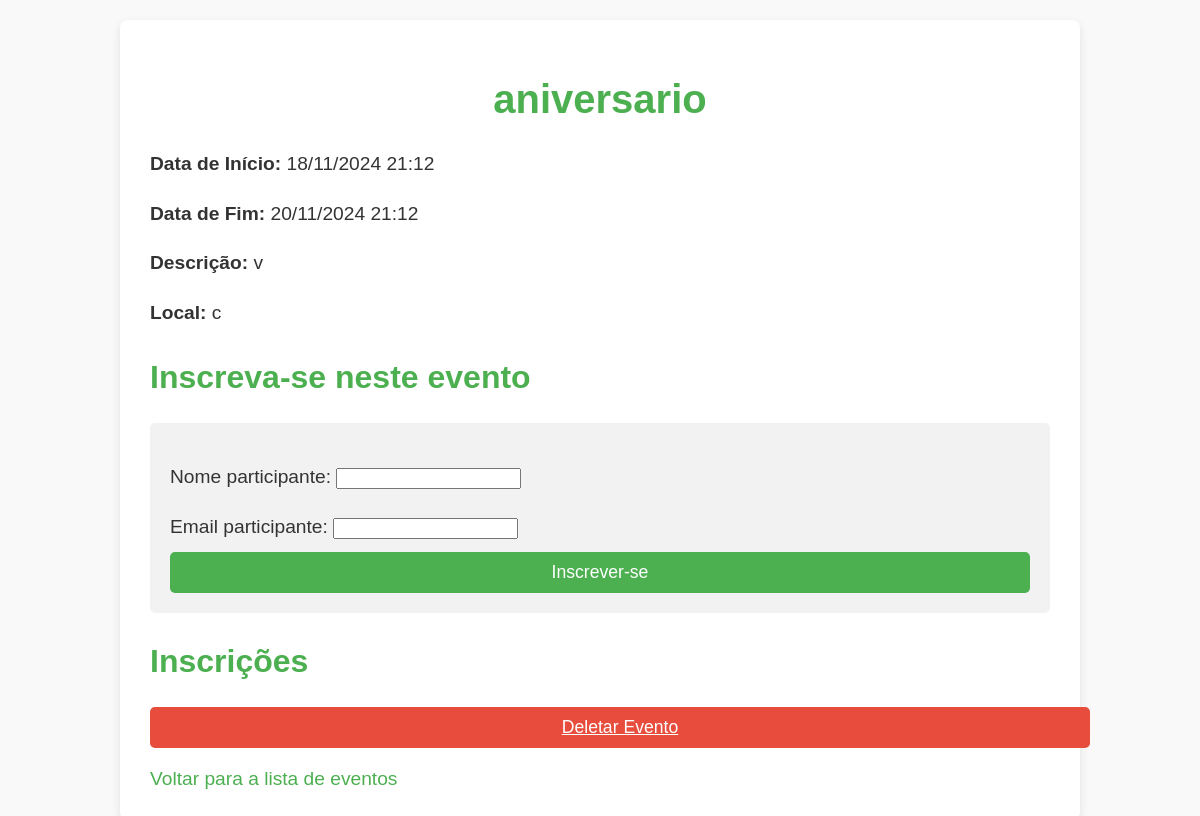
/evento/2/ (signed in), run on the app's committed database.
### events/models.py (models this page shows, shortened)
class Evento(models.Model):
    nome = models.CharField(max_length=200)
    descricao = models.TextField()
    data_inicio = models.DateTimeField()
    data_fim = models.DateTimeField()
    local = models.CharField(max_length=255)
    organizador = models.ForeignKey(User, on_delete=models.CASCADE, default=1)
    class Meta:
        verbose_name = 'Evento'
        verbose_name_plural = 'Eventos'
        ordering = ['data_inicio']

### events/views.py (the view)
# urls.py: path('evento/<int:evento_id>/', views.detalhes_evento, name='detalhes_evento'),
@login_required
def detalhes_evento(request, evento_id):
    evento = get_object_or_404(Evento, id=evento_id)
    inscricoes = evento.inscricoes.all()
    if request.method == 'POST':
        form = InscricaoForm(request.POST, evento=evento)
        if form.is_valid():
            inscricao = form.save(commit=False)
            inscricao.evento = evento
            inscricao.save()
            messages.success(request, "Inscrição realizada com sucesso!")
            return redirect('detalhes_evento', evento_id=evento.id)
    else:
        form = InscricaoForm(evento=evento)
    return render(request, 'events/detalhes_evento.html', {
        'evento': evento,
        'inscricoes': inscricoes,
        'form': form,
    })

### events/forms.py (shortened to what this page needs)
class InscricaoForm(forms.ModelForm):
    class Meta:
        model = Inscricao
        fields = ['nome_participante', 'email_participante']
    def __init__(self, *args, **kwargs):
        self.evento = kwargs.pop('evento', None)
        super(InscricaoForm, self).__init__(*args, **kwargs)

### events/templates/events/detalhes_evento.html (shortened to what this page needs)
<!DOCTYPE html>
<html lang="pt-br">
<head>
</head>
<body>
    <div class="container">
        <header>
            <h1>{{ evento.nome }}</h1>
        </header>
        <main>
            <p><strong>Data de Início:</strong> {{ evento.data_inicio|date:"d/m/Y H:i" }}</p>
            <p><strong>Data de Fim:</strong> {{ evento.data_fim|date:"d/m/Y H:i" }}</p>
            <p><strong>Descrição:</strong> {{ evento.descricao }}</p>
            <p><strong>Local:</strong> {{ evento.local }}</p>
            <h2>Inscreva-se neste evento</h2>
            <form method="post">
                {{ form.as_p }}
                <button type="submit" class="btn btn-green">Inscrever-se</button>
            </form>
            <h2>Inscrições</h2>
            <a href="{% url 'deletar_evento' evento.id %}" class="btn btn-red" style="display: block; text-align: center; margin-top: 20px;">Deletar Evento</a>
            <a href="{% url 'lista_eventos' %}" class="back-link">Voltar para a lista de eventos</a>
        </main>
    </div>
</body>
</html>

### events/templates/events/detalhes_evento.html (style rules this page uses)
body { font-family: Arial, sans-serif; background-color: #f9f9f9; margin: 0; padding: 0; color: #333; display: flex; justify-content: center; align-items: flex-start; min-height: 100vh; }
.container { background-color: #fff; padding: 30px; border-radius: 8px; box-shadow: 0 4px 10px rgba(0, 0, 0, 0.1); max-width: 900px; width: 100%; margin-top: 20px; }
header { text-align: center; margin-bottom: 20px; }
h1 { font-size: 2.5em; color: #4CAF50; }
h2 { font-size: 2em; color: #4CAF50; margin-top: 30px; }
p { font-size: 1.2em; line-height: 1.6; margin-bottom: 10px; }
p strong { color: #333; }
form { background-color: #f2f2f2; padding: 20px; border-radius: 5px; margin-top: 20px; }
.btn { color: #fff; padding: 10px 20px; font-size: 1.1em; border: none; border-radius: 5px; cursor: pointer; transition: background-color 0.3s ease; width: 100%; display: inline-block; text-align: center; }
.btn-green { background-color: #4CAF50; }
.btn-red { background-color: #e74c3c; }
.back-link { display: inline-block; margin-top: 20px; font-size: 1.2em; color: #4CAF50; text-decoration: none; text-align: center; }

### data on the page
Evento: nome "aniversario", data_inicio "18/11/2024 21:12", data_fim "20/11/2024 21:12", descricao "v", local "c"
